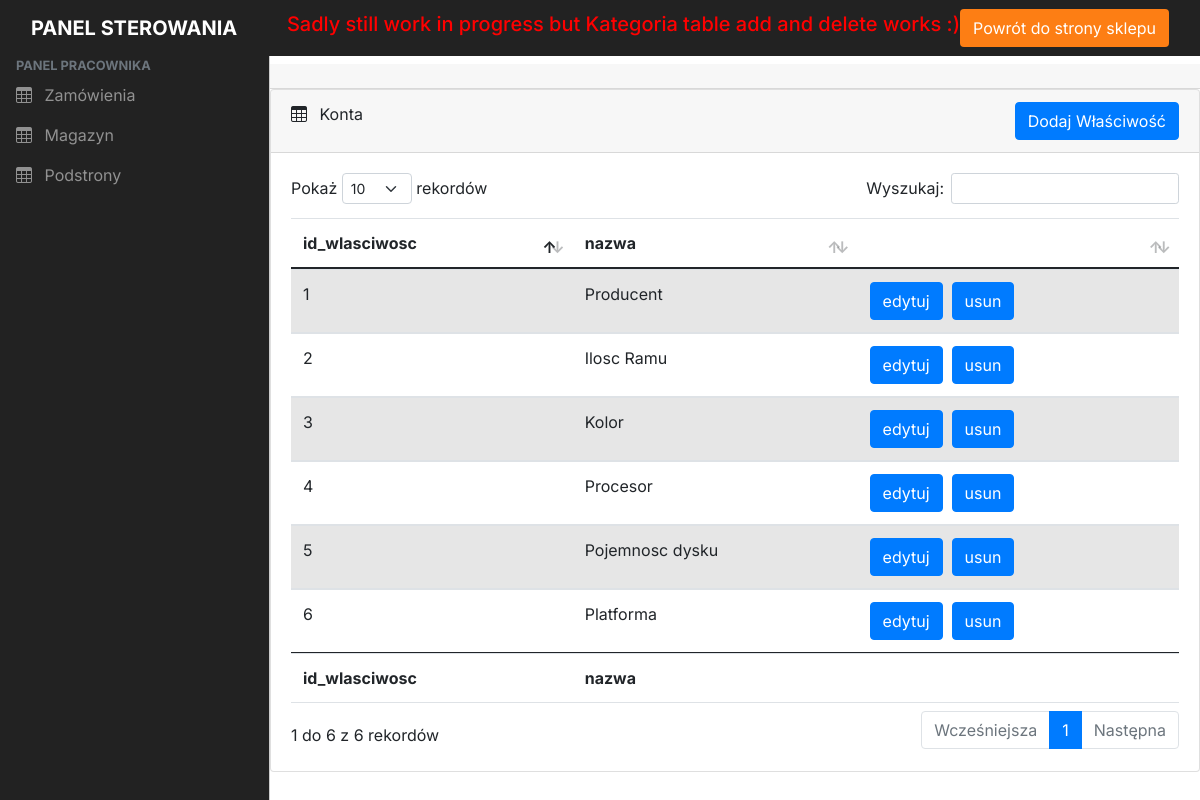
The page /panel/Właściwości.php (signed in) on the database its author committed.
### tables this page shows
CREATE TABLE `wlasciwosc` (
  `id_wlasciwosc` int NOT NULL AUTO_INCREMENT PRIMARY KEY,
  `nazwa` varchar(45) NOT NULL
);

### panel/Właściwości.php (the view, shortened to what this page needs)
<!DOCTYPE html>
<html lang="en">
<?php include("header.php"); ?>
<?php include("topBar.php"); ?>
<body>
    <?php include("canvas.php"); ?>
    <main class="mt-5 pt-3">
        <div class="card-header">
        </div>
        <div class="row">
            <div class="col-md-12 mb-3">
                <div class="card">
                    <div class="card-header">
                        <span><i class="bi bi-table me-2"></i></span> Konta
                        <div class="float-right">
                            <button type="button" class="btn btn-primary" data-bs-toggle="modal" data-bs-target="#exampleModal">
                                Dodaj Właściwość
                            </button>
                        </div>
                    </div>
                    <div class="card-body">
                        <div class="table-responsive">
                            <table id="example" class="table table-striped data-table " style="width: 100%">
                                <thead>
                                    <tr>
                                        <th>id_wlasciwosc</th>
                                        <th>nazwa</th>
                                        <th> </th>
                                    </tr>
                                </thead>
                                <tbody>
                                    <?php
                                    $query = $conn->query("Select * from wlasciwosc");
                                    $result = $query->fetchAll(\PDO::FETCH_ASSOC);
                                    foreach ($result as $rekord) {
                                        print("<tr><td>");
                                        echo $rekord["id_wlasciwosc"];
                                        print("</td><td>");
                                        echo $rekord["nazwa"];
                                        print("</td>");
                                        print("</td><td>");
                                        echo "<div class='functional-buttons'><form method='post' action='edycja.php' class='temp''><button type='submit' name='idkonta_edycja' class='submit  btn btn-primary edycja' value='" . $rekord['id_wlasciwosc'] . "'>edytuj</button></form><form  method='post' action='Właściwości.php' ><input type='hidden' name='id' value='" . $rekord['id_wlasciwosc'] . "'><button type='submit' onclick='return confirm(`Czy napewno chcesz usunąć włąściwość " . $rekord['nazwa'] . " ?`);'  class='submit  btn btn-primary edycja' name='USUN' value='" . $rekord['id_wlasciwosc'] . "'>usun</button></form></div>";
                                        print("</td>");
                                    }
                                    print("</tr>");
                                    ?>
                                </tbody>
                                <tfoot>
                                    <tr>
                                        <th>id_wlasciwosc</th>
                                        <th>nazwa</th>
                                        <th> </th>
                                    </tr>
                                </tfoot>
                            </table>
                        </div>
                    </div>
                </div>
            </div>
        </div>
    </main>
</body>
<?php include_once "footer.php"; ?>

### panel/css/style.css (style rules this page uses)
body, button { font-family: "Inter", sans-serif; }
:root { --offcanvas-width: 270px; --topNavbarHeight: 56px; }
@media (min-width: 992px) { main { margin-left: var(--offcanvas-width); } }
.float-right { float: right; }

### panel/css/panel.css (style rules this page uses)
body { padding: 0px!important; }
.functional-buttons { display: flex; }
.edycja { margin-right:9px; }

### css/arkusz.css (style rules this page uses)
html { font-family: "Lato", sans-serif; --primary-color: #222; --orange: #EB5E28; --grey: #403D39; --white: #FFFCF2; --brudas: #CCC5B9; word-wrap: break-word; margin: 0; overflow-x: hidden; }
body { padding: 0px !important;; }
* { scrollbar-width: auto; scrollbar-color: #222222 transparent; }
* { box-sizing: border-box; }

### rows shown on the page
wlasciwosc: id_wlasciwosc "1", nazwa "Producent"
wlasciwosc: id_wlasciwosc "2", nazwa "Ilosc Ramu"
wlasciwosc: id_wlasciwosc "3", nazwa "Kolor"
wlasciwosc: id_wlasciwosc "4", nazwa "Procesor"
wlasciwosc: id_wlasciwosc "5", nazwa "Pojemnosc dysku"
wlasciwosc: id_wlasciwosc "6", nazwa "Platforma"
